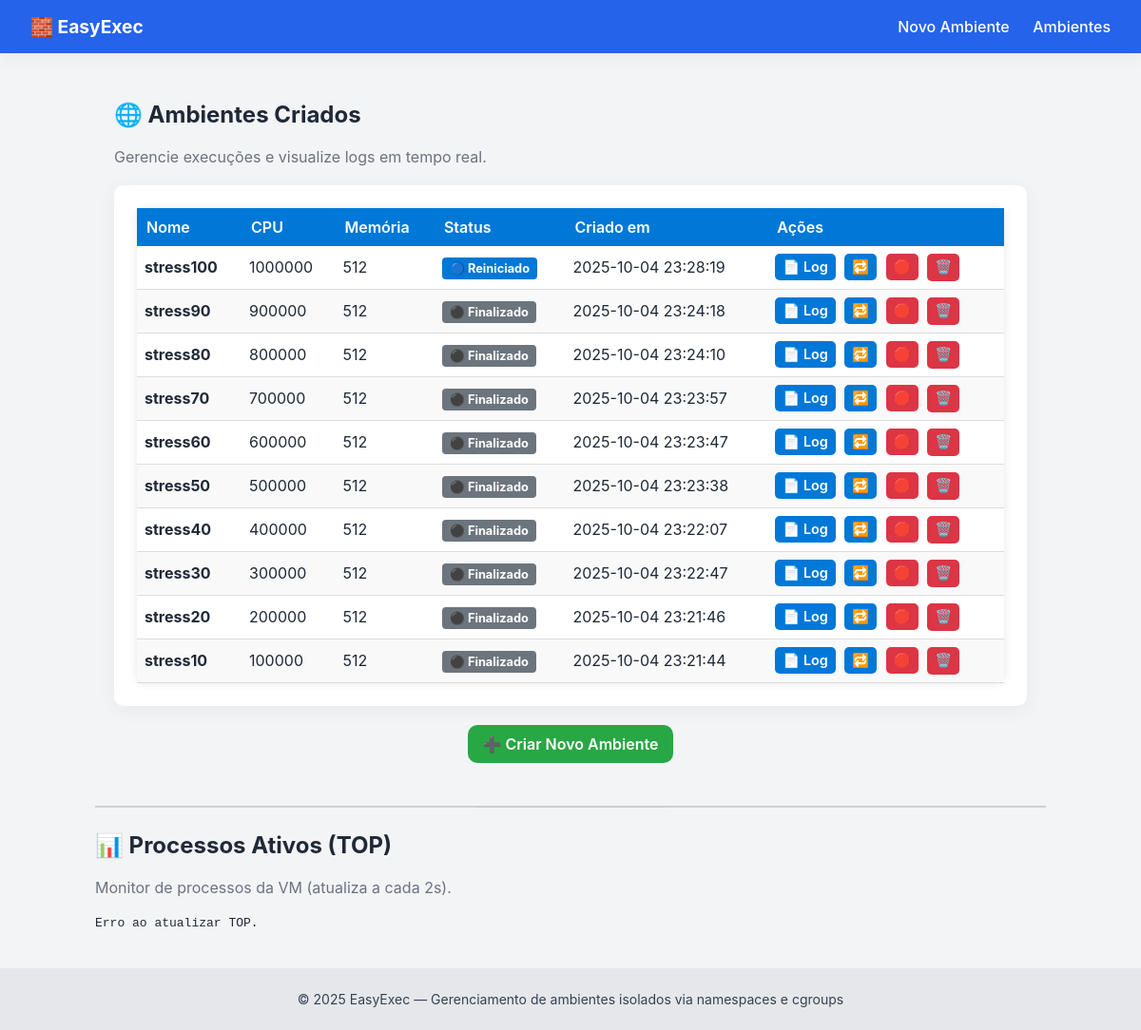
Page /list on the earlier database version.
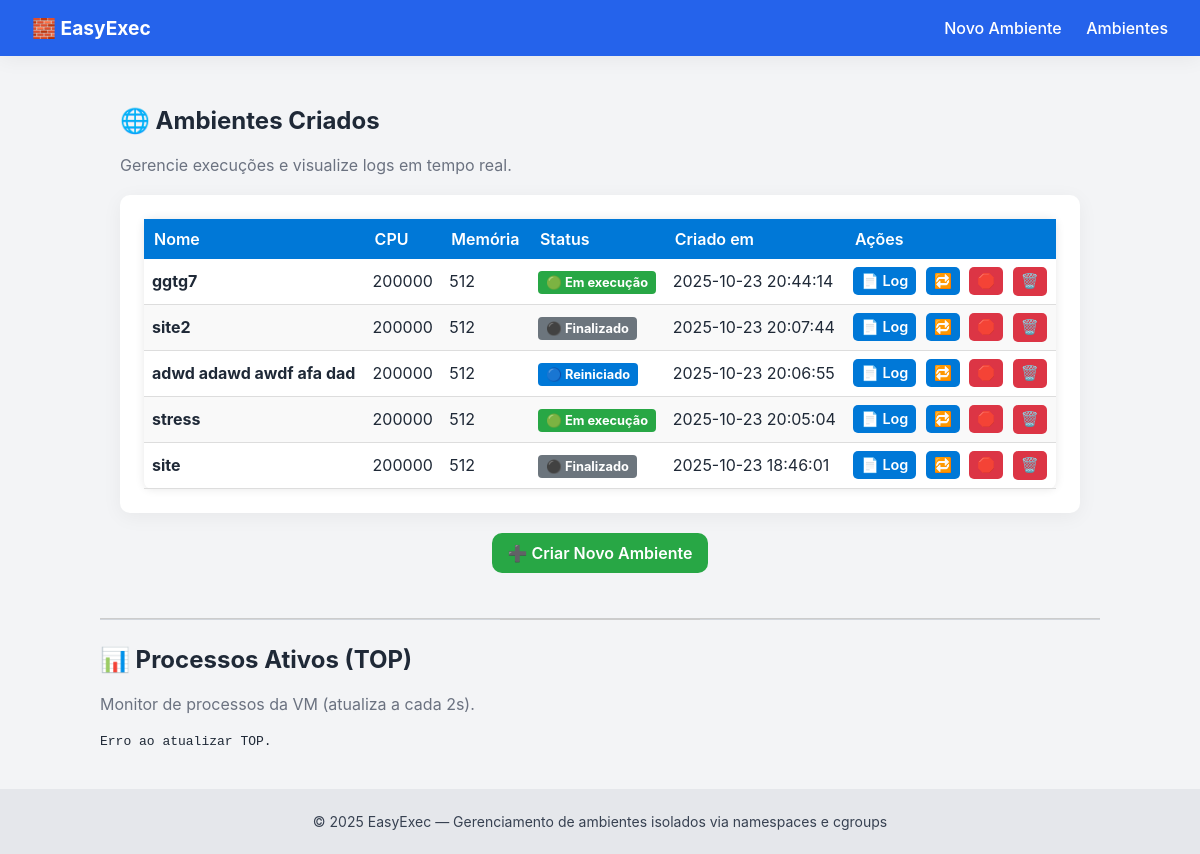
Same page on the later database version.
### tables this page shows
CREATE TABLE envs
             (id INTEGER PRIMARY KEY AUTOINCREMENT,
              name TEXT,
              cpu TEXT,
              mem TEXT,
              status TEXT,
              created_at TEXT,
              log_path TEXT, command TEXT);

### app.py (the view)
@app.route("/list")
def list_envs():
    conn = sqlite3.connect(DB_PATH)
    cur  = conn.cursor()
    cur.execute("SELECT * FROM envs ORDER BY id DESC")
    rows = cur.fetchall()
    conn.close()
    return render_template("list.html", envs=rows)

### templates/list.html (shortened to what this page needs)
{% extends "base.html" %}
{% block content %}
<div class="dashboard">
  <h2>🌐 Ambientes Criados</h2>
  <p class="subtitle">Gerencie execuções e visualize logs em tempo real.</p>
  <div class="table-container">
    {% if envs %}
      <table class="styled-table">
        <thead>
          <tr>
            <th>Nome</th>
            <th>CPU</th>
            <th>Memória</th>
            <th>Status</th>
            <th>Criado em</th>
            <th>Ações</th>
          </tr>
        </thead>
        <tbody>
          {% for e in envs %}
          <tr>
            <td><strong>{{ e[1] }}</strong></td>
            <td>{{ e[2] }}</td>
            <td>{{ e[3] }}</td>
            <td>
              {% if e[4] == "executando" %}
                <span class="badge green">🟢 Em execução</span>
              {% elif e[4] == "reiniciado" %}
                <span class="badge blue">🔵 Reiniciado</span>
              {% else %}
                <span class="badge gray">⚫ Finalizado</span>
              {% endif %}
            </td>
            <td>{{ e[5] }}</td>
            <td class="actions">
              <a href="/log/{{ e[1] }}" class="btn small blue">📄 Log</a>
              <a href="/restart/{{ e[1] }}" class="btn small blue">🔁</a>
              <a href="/stop/{{ e[1] }}" class="btn small red">🛑</a>
               <form action="/delete/{{ e[1] }}" method="post" style="display:inline;" onsubmit="return confirmDelete('{{ e[1] }}')">
                <button type="submit" class="btn small" title="Deletar ambiente" style="background:#dc3545;color:white;border:none;padding:6px 8px;border-radius:5px;">
                  🗑️
                </button>
              </form>
            </td>
          </tr>
          {% endfor %}
        </tbody>
      </table>
    {% else %}
      <p class="empty">Nenhum ambiente criado ainda.</p>
    {% endif %}
  </div>
  <div class="center">
    <a href="/" class="btn primary">➕ Criar Novo Ambiente</a>
  </div>
</div>
<hr class="divider">
<h2>📊 Processos Ativos (TOP)</h2>
<p class="subtitle">Monitor de processos da VM (atualiza a cada 2s).</p>
<div id="top-container">
</div>
{% endblock %}

Differences in the rows shown:
removed envs: name "stress100", cpu "1000000", mem "512", status "🔵 Reiniciado", created_at "2025-10-04 23:28:19"
removed envs: name "stress90", cpu "900000", mem "512", status "⚫ Finalizado", created_at "2025-10-04 23:24:18"
removed envs: name "stress80", cpu "800000", mem "512", status "⚫ Finalizado", created_at "2025-10-04 23:24:10"
removed envs: name "stress70", cpu "700000", mem "512", status "⚫ Finalizado", created_at "2025-10-04 23:23:57"
removed envs: name "stress60", cpu "600000", mem "512", status "⚫ Finalizado", created_at "2025-10-04 23:23:47"
removed envs: name "stress50", cpu "500000", mem "512", status "⚫ Finalizado", created_at "2025-10-04 23:23:38"
removed envs: name "stress40", cpu "400000", mem "512", status "⚫ Finalizado", created_at "2025-10-04 23:22:07"
removed envs: name "stress30", cpu "300000", mem "512", status "⚫ Finalizado", created_at "2025-10-04 23:22:47"
removed envs: name "stress20", cpu "200000", mem "512", status "⚫ Finalizado", created_at "2025-10-04 23:21:46"
removed envs: name "stress10", cpu "100000", mem "512", status "⚫ Finalizado", created_at "2025-10-04 23:21:44"
added envs: name "ggtg7", cpu "200000", mem "512", status "🟢 Em execução", created_at "2025-10-23 20:44:14"
added envs: name "site2", cpu "200000", mem "512", status "⚫ Finalizado", created_at "2025-10-23 20:07:44"
added envs: name "adwd adawd awdf afa dad", cpu "200000", mem "512", status "🔵 Reiniciado", created_at "2025-10-23 20:06:55"
added envs: name "stress", cpu "200000", mem "512", status "🟢 Em execução", created_at "2025-10-23 20:05:04"
added envs: name "site", cpu "200000", mem "512", status "⚫ Finalizado", created_at "2025-10-23 18:46:01"
